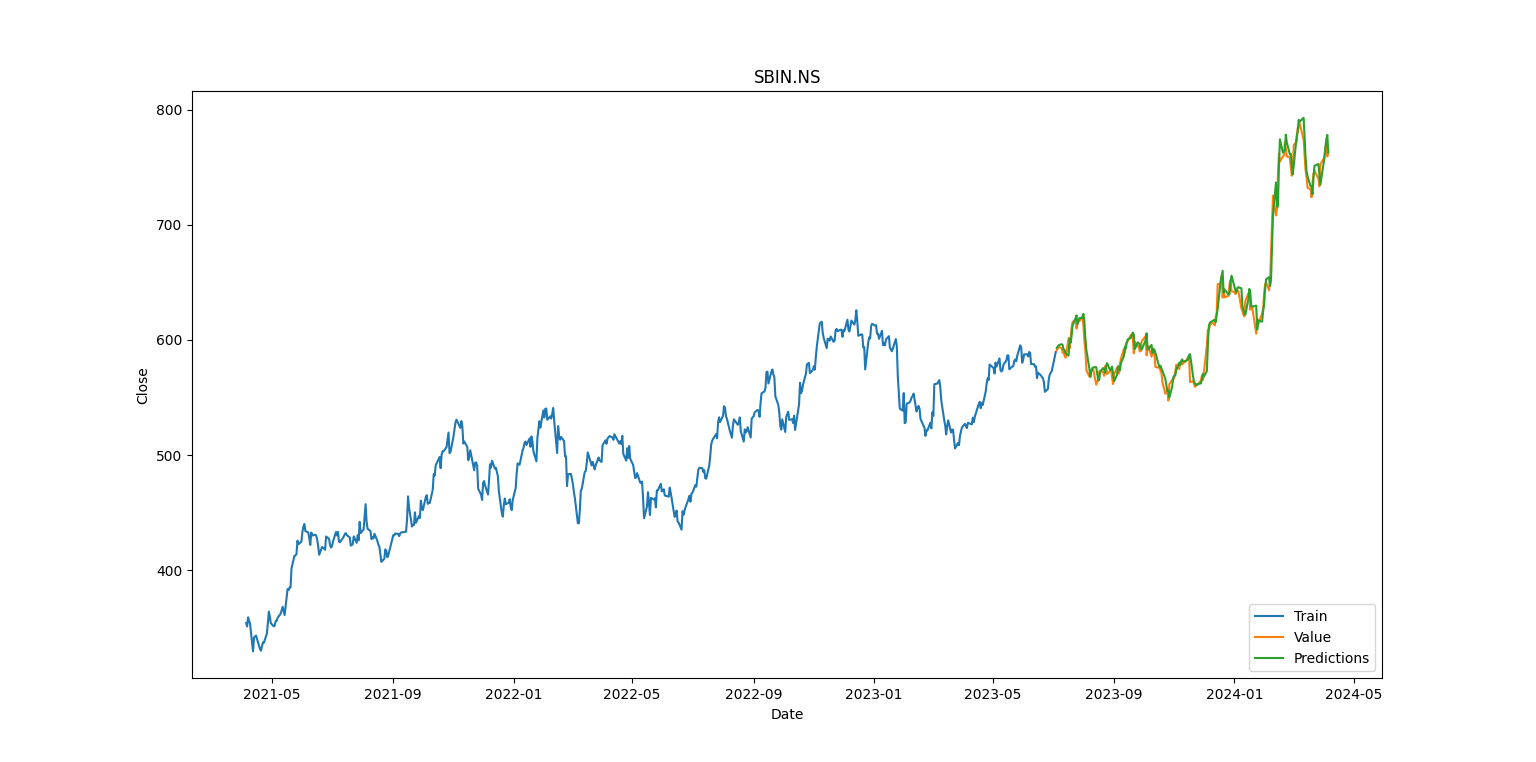

Generate this figure with Python:
import numpy as np
import pandas as pd
import matplotlib.pyplot as plt
import seaborn as sns
import yfinance as yf
from datetime import datetime
import math
from keras.layers import Dense, LSTM
from keras.models import Sequential
from sklearn.preprocessing import MinMaxScaler
import plotly.express as px
import plotly.graph_objs as go
import plotly.io as pio
import requests
from bs4 import BeautifulSoup
from textblob import TextBlob
import warnings
warnings.filterwarnings('ignore')

name = "SBIN.NS"
stock=yf.download(name,period="3y",actions=True)

sns.lineplot(data=stock,x="Date",y="Close")

data=stock.filter(['Close'])
dataset=data.values
training_data_len=math.ceil(len(dataset)*0.75)

scaler=MinMaxScaler(feature_range=(0,1))
scaled_data=scaler.fit_transform(dataset)

train_data=scaled_data[0:training_data_len,:]
x_train=[]
y_train=[]
for i in range(60,len(train_data)):
    x_train.append(train_data[i-60:i,0])
    y_train.append(train_data[i,0])

x_train,y_train=np.array(x_train),np.array(y_train)
x_train=np.reshape(x_train,(x_train.shape[0],x_train.shape[1],1))

model=Sequential()
model.add(LSTM(50,return_sequences=True, input_shape= (x_train.shape[1],1)))
model.add(LSTM(50,return_sequences=False))
model.add(Dense(25))
model.add(Dense(1))

model.compile(optimizer='adam',loss='mean_squared_error')

model.fit(x_train,y_train,epochs=8,batch_size=1)

test_data=scaled_data[training_data_len-60:,:]
x_test=[]
y_test=dataset[training_data_len:,:]
for i in range(60,len(test_data)):
    x_test.append(test_data[i-60:i,0])

x_test=np.array(x_test)
x_test=np.reshape(x_test,(x_test.shape[0],x_test.shape[1],1))

predictions=model.predict(x_test)
predictions=scaler.inverse_transform(predictions)

rmse= np.sqrt(((predictions - y_test) ** 2).mean())
print(rmse)

closes=[]
closes.extend(data['Close'])
average_close = sum(closes) / len(closes)
#print(average_close)
average_deviation=rmse/average_close*100
print(average_deviation)

train = data.iloc[:training_data_len]
valid = data.iloc[training_data_len:]
valid['Predictions'] = predictions

plt.figure(figsize=(16,8))
plt.title(name)
plt.xlabel('Date')
plt.ylabel('Close')
plt.plot(train['Close'])
plt.plot(valid[['Close','Predictions']])
plt.legend(['Train','Value','Predictions'], loc='lower right')
plt.show()

trace_train = go.Scatter(x=train.index, y=train['Close'], mode='lines', name='Train')
trace_valid = go.Scatter(x=valid.index, y=valid['Close'], mode='lines', name='Value')
trace_predictions = go.Scatter(x=valid.index, y=valid['Predictions'], mode='lines', name='Predictions')

# Define layout
layout = go.Layout(title='Model', xaxis=dict(title='Date'), yaxis=dict(title='Close'), legend=dict(x=0, y=1))

# Create figure
fig = go.Figure(data=[trace_train, trace_valid, trace_predictions], layout=layout)
pio.show(fig)
